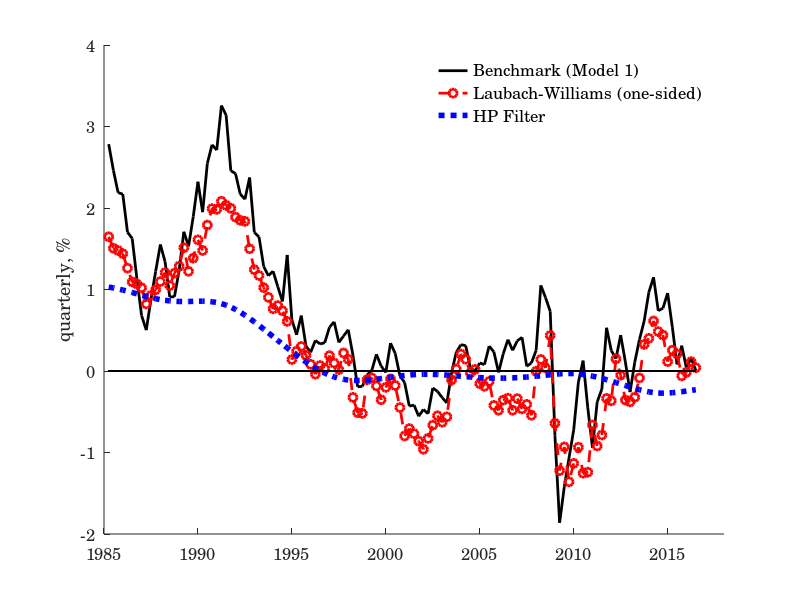

Source code (MATLAB):
%%

%%  Plot Variables
%%  'series_R_lag', 'series_mu_a', 'series_z_b', 'series_r_star', ...
%%       'series_r', 'series_y', 'series_pi', 'series_shock_mp', ...
%%      

clear all

addpath('./data_sample')

set(0,'defaultAxesFontSize',12);
set(0,'defaultAxesFontName','century');
set(0,'defaultTextFontSize',12);
set(0,'defaultTextFontName','century');

data=csvread('Natural_rate_2.csv',1,1);

load('model1_state.mat');
%      M1.series_R_lag = series_R_lag;
%      M1.series_mu_a  = series_mu_a;
%      M1.series_z_b   = series_z_b;
     M1.series_r_star =series_r_star;
%      M1.series_r      =series_r   ;
%      M1.series_y      =series_y ;
%      M1.series_pi     =series_pi ;
%      M1.series_shock_mp = series_shock_mp;

% plot

s =1983.0;
 ti = (s+7/4+2/4):0.25:s+(Tobs+1)/4; 

h_D = figure('Position',[20,20,900,400],'Name','Filtered Posterior',...
      'Color','w','File','Natural_Rate_3');
% subplot(1,1,1)
hold on 
l1=plot(ti, M1.series_r_star(1+7:Tobs,1),'LineStyle','-','Color','black', 'LineWidth',2.0); 
l2=plot(ti, data(1:126,3)/4,'LineStyle','--','Marker', 'o', 'Color','r', 'LineWidth',2.0);
% l3=plot(ti, data(1:126,2)/4,'LineStyle','--','Marker', 'x','Color','b', 'LineWidth',2.0);
 l4=plot(ti, data(1:126,4)/4,'LineStyle',':','Color','b', 'LineWidth',4.0); 
plot(ti, zeros(size(ti,2)),'k-'); 
hold off
% ylim([-0.6 1.3])
ylabel(' quarterly, % ')
xlim([1985  2018])
% title('Natural Rate of Interest')
% lgnd = legend([l1, l2, l4],{'Benchmark (Model 1)', 'Laubach-Williams (one-sided)',...
%     'Laubach-Williams (two-sided)', 'HP Filter'}, 'FontSize',12);
lgnd = legend([l1, l2, l4],{'Benchmark (Model 1)', 'Laubach-Williams (one-sided)',...
                            'HP Filter'}, 'FontSize',12);
set(lgnd, 'Box', 'off')

savefig('./output/Fig9_Natural_rate.fig'); 

%csvwrite('rate','')



